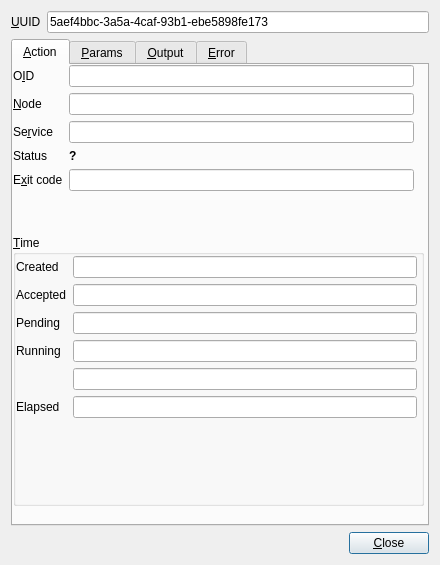
<?xml version="1.0" encoding="UTF-8"?>
<ui version="4.0">
 <class>Dialog</class>
 <widget class="QDialog" name="Dialog">
  <property name="geometry">
   <rect>
    <x>0</x>
    <y>0</y>
    <width>440</width>
    <height>565</height>
   </rect>
  </property>
  <property name="sizePolicy">
   <sizepolicy hsizetype="Preferred" vsizetype="Preferred">
    <horstretch>0</horstretch>
    <verstretch>0</verstretch>
   </sizepolicy>
  </property>
  <property name="minimumSize">
   <size>
    <width>440</width>
    <height>565</height>
   </size>
  </property>
  <property name="maximumSize">
   <size>
    <width>440</width>
    <height>565</height>
   </size>
  </property>
  <property name="windowTitle">
   <string>Watch</string>
  </property>
  <property name="windowIcon">
   <iconset resource="resources.qrc">
    <normaloff>:/i/icons/action.png</normaloff>:/i/icons/action.png</iconset>
  </property>
  <property name="sizeGripEnabled">
   <bool>false</bool>
  </property>
  <layout class="QGridLayout" name="gridLayout">
   <item row="0" column="0">
    <layout class="QVBoxLayout" name="verticalLayout" stretch="0,0">
     <item>
      <layout class="QGridLayout" name="workspace">
       <item row="1" column="0">
        <layout class="QFormLayout" name="formLayout">
         <item row="0" column="0">
          <widget class="QLabel" name="uUIDLabel">
           <property name="font">
            <font>
             <pointsize>9</pointsize>
            </font>
           </property>
           <property name="text">
            <string>&amp;UUID</string>
           </property>
           <property name="buddy">
            <cstring>i_uuid</cstring>
           </property>
          </widget>
         </item>
         <item row="0" column="1">
          <widget class="QLineEdit" name="i_uuid">
           <property name="font">
            <font>
             <pointsize>9</pointsize>
            </font>
           </property>
           <property name="text">
            <string>5aef4bbc-3a5a-4caf-93b1-ebe5898fe173</string>
           </property>
           <property name="readOnly">
            <bool>true</bool>
           </property>
          </widget>
         </item>
        </layout>
       </item>
       <item row="3" column="0">
        <widget class="QTabWidget" name="tabWidget">
         <property name="currentIndex">
          <number>0</number>
         </property>
         <widget class="QWidget" name="tab">
          <attribute name="title">
           <string>&amp;Action</string>
          </attribute>
          <widget class="QWidget" name="formLayoutWidget">
           <property name="geometry">
            <rect>
             <x>0</x>
             <y>0</y>
             <width>401</width>
             <height>161</height>
            </rect>
           </property>
           <layout class="QFormLayout" name="formLayout_2">
            <item row="1" column="0">
             <widget class="QLabel" name="label">
              <property name="text">
               <string>&amp;Node</string>
              </property>
              <property name="buddy">
               <cstring>i_node</cstring>
              </property>
             </widget>
            </item>
            <item row="1" column="1">
             <widget class="QLineEdit" name="i_node">
              <property name="readOnly">
               <bool>true</bool>
              </property>
             </widget>
            </item>
            <item row="0" column="0">
             <widget class="QLabel" name="label_2">
              <property name="text">
               <string>O&amp;ID</string>
              </property>
              <property name="buddy">
               <cstring>i_oid</cstring>
              </property>
             </widget>
            </item>
            <item row="0" column="1">
             <widget class="QLineEdit" name="i_oid">
              <property name="readOnly">
               <bool>true</bool>
              </property>
             </widget>
            </item>
            <item row="3" column="0">
             <widget class="QLabel" name="label_3">
              <property name="text">
               <string>Status</string>
              </property>
             </widget>
            </item>
            <item row="3" column="1">
             <widget class="QLabel" name="label_status">
              <property name="font">
               <font>
                <weight>75</weight>
                <bold>true</bold>
               </font>
              </property>
              <property name="text">
               <string>?</string>
              </property>
              <property name="textFormat">
               <enum>Qt::RichText</enum>
              </property>
             </widget>
            </item>
            <item row="4" column="1">
             <widget class="QLineEdit" name="i_exitcode">
              <property name="readOnly">
               <bool>true</bool>
              </property>
             </widget>
            </item>
            <item row="4" column="0">
             <widget class="QLabel" name="label_5">
              <property name="text">
               <string>E&amp;xit code</string>
              </property>
              <property name="buddy">
               <cstring>i_exitcode</cstring>
              </property>
             </widget>
            </item>
            <item row="2" column="0">
             <widget class="QLabel" name="label_6">
              <property name="text">
               <string>Se&amp;rvice</string>
              </property>
              <property name="buddy">
               <cstring>i_svc</cstring>
              </property>
             </widget>
            </item>
            <item row="2" column="1">
             <widget class="QLineEdit" name="i_svc">
              <property name="readOnly">
               <bool>true</bool>
              </property>
             </widget>
            </item>
           </layout>
          </widget>
          <widget class="QGroupBox" name="groupBox">
           <property name="geometry">
            <rect>
             <x>0</x>
             <y>170</y>
             <width>411</width>
             <height>271</height>
            </rect>
           </property>
           <property name="title">
            <string>&amp;Time</string>
           </property>
           <widget class="QWidget" name="formLayoutWidget_3">
            <property name="geometry">
             <rect>
              <x>3</x>
              <y>21</y>
              <width>401</width>
              <height>241</height>
             </rect>
            </property>
            <layout class="QFormLayout" name="form_times">
             <item row="1" column="0">
              <widget class="QLabel" name="createdLabel">
               <property name="text">
                <string>Created</string>
               </property>
               <property name="buddy">
                <cstring>i_time_created</cstring>
               </property>
              </widget>
             </item>
             <item row="1" column="1">
              <widget class="QLineEdit" name="i_time_created">
               <property name="readOnly">
                <bool>true</bool>
               </property>
              </widget>
             </item>
             <item row="2" column="0">
              <widget class="QLabel" name="acceptedLabel">
               <property name="text">
                <string>Accepted</string>
               </property>
               <property name="buddy">
                <cstring>i_time_accepted</cstring>
               </property>
              </widget>
             </item>
             <item row="2" column="1">
              <widget class="QLineEdit" name="i_time_accepted">
               <property name="readOnly">
                <bool>true</bool>
               </property>
              </widget>
             </item>
             <item row="6" column="0">
              <widget class="QLabel" name="elapsedLabel">
               <property name="text">
                <string>Elapsed</string>
               </property>
               <property name="buddy">
                <cstring>i_time_elapsed</cstring>
               </property>
              </widget>
             </item>
             <item row="6" column="1">
              <widget class="QLineEdit" name="i_time_elapsed">
               <property name="readOnly">
                <bool>true</bool>
               </property>
              </widget>
             </item>
             <item row="3" column="0">
              <widget class="QLabel" name="label_4">
               <property name="text">
                <string>Pending</string>
               </property>
               <property name="buddy">
                <cstring>i_time_pending</cstring>
               </property>
              </widget>
             </item>
             <item row="3" column="1">
              <widget class="QLineEdit" name="i_time_pending">
               <property name="readOnly">
                <bool>true</bool>
               </property>
              </widget>
             </item>
             <item row="4" column="0">
              <widget class="QLabel" name="label_7">
               <property name="text">
                <string>Running</string>
               </property>
               <property name="buddy">
                <cstring>i_time_running</cstring>
               </property>
              </widget>
             </item>
             <item row="4" column="1">
              <widget class="QLineEdit" name="i_time_running">
               <property name="readOnly">
                <bool>true</bool>
               </property>
              </widget>
             </item>
             <item row="5" column="0">
              <widget class="QLabel" name="label_time_result">
               <property name="text">
                <string/>
               </property>
              </widget>
             </item>
             <item row="5" column="1">
              <widget class="QLineEdit" name="i_time_result">
               <property name="readOnly">
                <bool>true</bool>
               </property>
              </widget>
             </item>
            </layout>
           </widget>
          </widget>
         </widget>
         <widget class="QWidget" name="tab_4">
          <attribute name="title">
           <string>&amp;Params</string>
          </attribute>
          <widget class="QPlainTextEdit" name="i_params">
           <property name="geometry">
            <rect>
             <x>0</x>
             <y>0</y>
             <width>412</width>
             <height>448</height>
            </rect>
           </property>
           <property name="readOnly">
            <bool>true</bool>
           </property>
          </widget>
         </widget>
         <widget class="QWidget" name="tab_2">
          <attribute name="title">
           <string>&amp;Output</string>
          </attribute>
          <widget class="QPlainTextEdit" name="i_out">
           <property name="enabled">
            <bool>true</bool>
           </property>
           <property name="geometry">
            <rect>
             <x>0</x>
             <y>0</y>
             <width>412</width>
             <height>448</height>
            </rect>
           </property>
           <property name="readOnly">
            <bool>true</bool>
           </property>
           <property name="plainText">
            <string>[
    {
        &quot;err&quot;: null,
        &quot;exitcode&quot;: 0,
        &quot;finished&quot;: true,
        &quot;node&quot;: &quot;lab-ws3&quot;,
        &quot;oid&quot;: &quot;unit:tests/u1&quot;,
        &quot;out&quot;: null,
        &quot;params&quot;: {
            &quot;status&quot;: 0
        },
        &quot;priority&quot;: 100,
        &quot;status&quot;: &quot;completed&quot;,
        &quot;svc&quot;: &quot;eva.controller.v1&quot;,
        &quot;time&quot;: {
            &quot;accepted&quot;: 1658912154.3939023,
            &quot;completed&quot;: 1658912154.3944387,
            &quot;created&quot;: 1658912154.3922591
        },
        &quot;uuid&quot;: &quot;5aef4bbc-3a5a-4caf-93b1-ebe5898fe173&quot;
    }
]
</string>
           </property>
          </widget>
         </widget>
         <widget class="QWidget" name="tab_3">
          <attribute name="title">
           <string>&amp;Error</string>
          </attribute>
          <widget class="QPlainTextEdit" name="i_err">
           <property name="geometry">
            <rect>
             <x>0</x>
             <y>0</y>
             <width>412</width>
             <height>448</height>
            </rect>
           </property>
           <property name="readOnly">
            <bool>true</bool>
           </property>
           <property name="plainText">
            <string>[
    {
        &quot;err&quot;: null,
        &quot;exitcode&quot;: 0,
        &quot;finished&quot;: true,
        &quot;node&quot;: &quot;lab-ws3&quot;,
        &quot;oid&quot;: &quot;unit:tests/u1&quot;,
        &quot;out&quot;: null,
        &quot;params&quot;: {
            &quot;status&quot;: 0
        },
        &quot;priority&quot;: 100,
        &quot;status&quot;: &quot;completed&quot;,
        &quot;svc&quot;: &quot;eva.controller.v1&quot;,
        &quot;time&quot;: {
            &quot;accepted&quot;: 1658912154.3939023,
            &quot;completed&quot;: 1658912154.3944387,
            &quot;created&quot;: 1658912154.3922591
        },
        &quot;uuid&quot;: &quot;5aef4bbc-3a5a-4caf-93b1-ebe5898fe173&quot;
    }
]
</string>
           </property>
          </widget>
         </widget>
        </widget>
       </item>
      </layout>
     </item>
     <item>
      <layout class="QHBoxLayout" name="horizontalLayout">
       <item>
        <spacer name="horizontalSpacer">
         <property name="orientation">
          <enum>Qt::Horizontal</enum>
         </property>
         <property name="sizeHint" stdset="0">
          <size>
           <width>40</width>
           <height>20</height>
          </size>
         </property>
        </spacer>
       </item>
       <item>
        <widget class="QPushButton" name="btn_close">
         <property name="text">
          <string>&amp;Close</string>
         </property>
        </widget>
       </item>
      </layout>
     </item>
    </layout>
   </item>
  </layout>
 </widget>
 <tabstops>
  <tabstop>i_uuid</tabstop>
  <tabstop>tabWidget</tabstop>
  <tabstop>i_oid</tabstop>
  <tabstop>i_node</tabstop>
  <tabstop>i_svc</tabstop>
  <tabstop>i_exitcode</tabstop>
  <tabstop>i_time_created</tabstop>
  <tabstop>i_time_accepted</tabstop>
  <tabstop>i_time_pending</tabstop>
  <tabstop>i_time_running</tabstop>
  <tabstop>i_time_result</tabstop>
  <tabstop>i_time_elapsed</tabstop>
  <tabstop>i_params</tabstop>
  <tabstop>i_out</tabstop>
  <tabstop>i_err</tabstop>
  <tabstop>btn_close</tabstop>
 </tabstops>
 <resources>
  <include location="resources.qrc"/>
 </resources>
 <connections/>
</ui>
